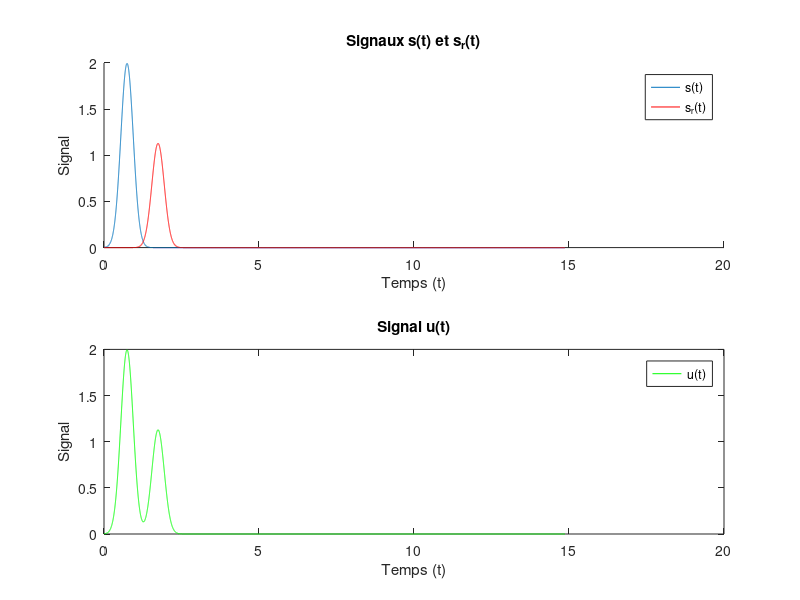
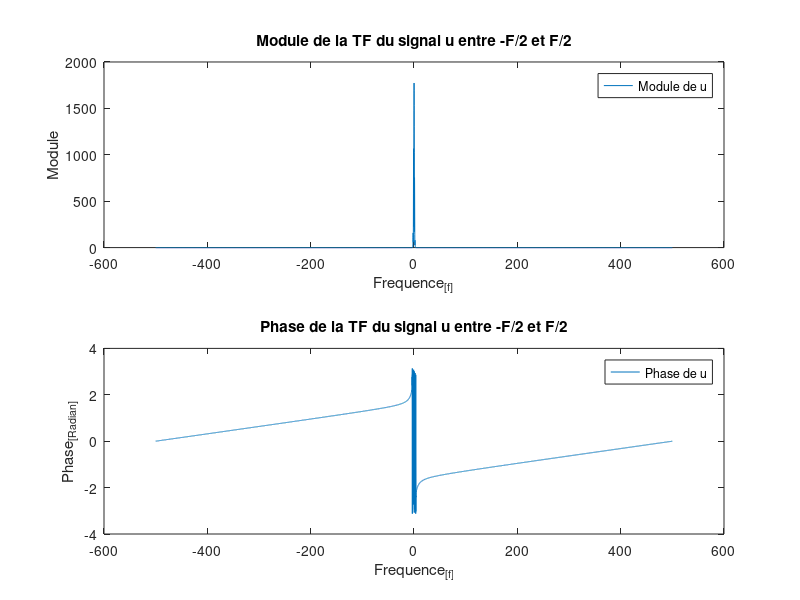
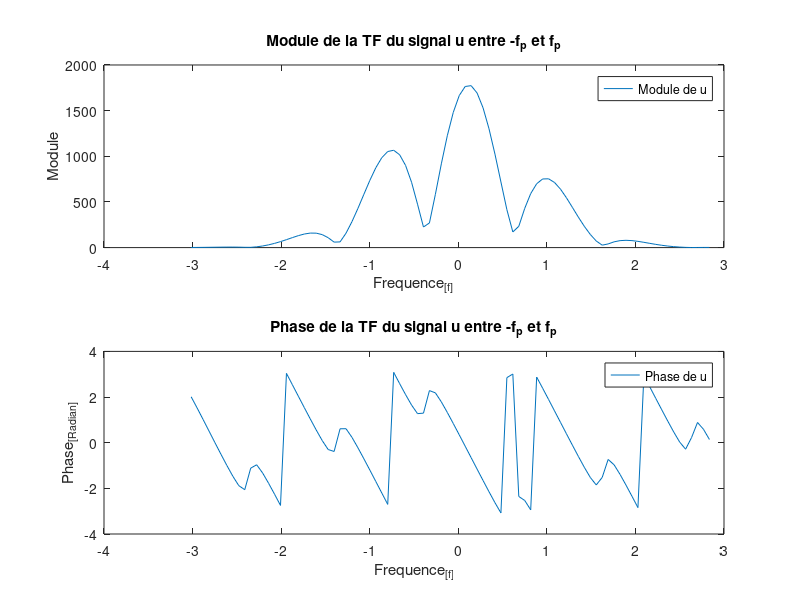
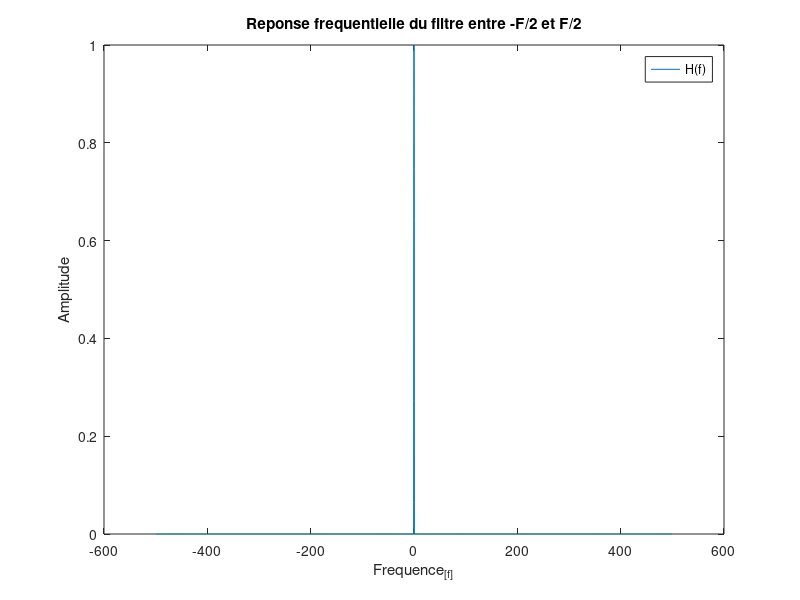

The MATLAB script that drew these images, in order:
close all;
clear;

F=1000;
lambda = 0.2;
p=1e-3;
tp=1*lambda*sqrt(-2*log(p));
fp = (1/(pi*lambda))*sqrt((-log(p))/(2));

delta_t = 20*tp;

 t=0:1/F:delta_t;

s_t = (1/(lambda*sqrt(2*pi)))*exp(-1*((t-tp).^2/(2*lambda^2)));

figure(1);
subplot(2,1,1);
hold on;
plot(t, s_t);
xlabel('Temps (t)');
ylabel('Signal');
title('Signaux s(t) et s_r(t)');
alpha = 0.8*exp(i*pi/4);
Tsec = 1;

sr_t = alpha*(1/(lambda*sqrt(2*pi)))*exp(-1*((t-tp-Tsec).^2/(2*lambda^2)));
plot(t,sr_t, 'r');

u_t = s_t + sr_t;
legend('s(t)','s_r(t)','Location','northeast')


subplot(2,1,2);
plot(t, u_t, 'g');
xlabel('Temps (t)');
ylabel('Signal');
title('Signal u(t)');
legend('u(t)');


%%%%%%%%%%%%% FFT %%%%%%%%%%%%

fft_u = fft(u_t);
f=-F/2:1/delta_t:F/2;

length(fft_u)

figure(2);
subplot(2,1,1);
% 
% plot(f,abs(fft_u));
% subplot(2,1,2);
% plot(f, angle(fft_u));

fft_shift = fftshift(fft_u);

plot(f,abs(fft_shift));
xlabel('Frequence_{[f]}');
ylabel('Module');
legend('Module de u');
title('Module de la TF du signal u entre -F/2 et F/2');
subplot(2,1,2);
plot(f, angle(fft_shift));
xlabel('Frequence_{[f]}');
ylabel('Phase_{[Radian]}');
legend('Phase de u');
title('Phase de la TF du signal u entre -F/2 et F/2');

figure(3);
fft_shift = fftshift(fft_u);

milieu = length(fft_shift)/2;

delta = (fp/F)*length(fft_shift);

subplot(2,1,1);
plot(f(milieu-delta:milieu+delta),abs(fft_shift(milieu-delta:milieu+delta)));
xlabel('Frequence_{[f]}');
ylabel('Module');
legend('Module de u');
title('Module de la TF du signal u entre -f_p et f_p');
subplot(2,1,2);
plot(f(milieu-delta:milieu+delta),angle(fft_shift(milieu-delta:milieu+delta)));
xlabel('Frequence_{[f]}');
ylabel('Phase_{[Radian]}');
legend('Phase de u');
title('Phase de la TF du signal u entre -f_p et f_p');

%%%%%%%% FILTRE %%%%%%%%%%

w=1;
beta = 0.5;
valneg = (1-beta)/(2*w);
valpos = (1+beta)/(2*w);

f_filtre = -F/2:1/delta_t:F/2;
h_f = sqrt(w).*(abs(f_filtre)<=(valneg)) + sqrt((w/2)*(1+sin(pi*w/beta*((1/(2*w))-abs(f_filtre))))).*(abs(f_filtre) >= valneg & abs(f_filtre) <= valpos);

figure(4);
plot(f_filtre, abs(h_f));
xlabel('Frequence_{[f]}');
ylabel('Amplitude');
legend('H(f)');
title('Reponse frequentielle du filtre entre -F/2 et F/2');

figure(5);
f_filtre = -fp:1/delta_t:fp;
h_f_zoom = sqrt(w).*(abs(f_filtre)<=(valneg)) + sqrt((w/2)*(1+sin(pi*w/beta*((1/(2*w))-abs(f_filtre))))).*(abs(f_filtre) >= valneg & abs(f_filtre) <= valpos);

plot(f_filtre, abs(h_f_zoom));
xlabel('Frequence_{[f]}');
ylabel('Amplitude');
legend('H(f)');
title('Reponse frequentielle du filtre entre -f_p et f_p');
%%%%%%%%%%%% RCS %%%%%%%

figure(6);

h_t = fftshift(real(ifft(h_f)));
plot(t,abs(h_t));
xlabel('Temps_{[t]}');
ylabel('Amplitude');
legend('h(t)');
title('Reponse impultionnelle du filtre h(t)');
%%%%%%%%%% filtrage %%%%%%

figure(7);

x_f = h_f .* fft_shift;
x_t = ifft(2*x_f);

plot(t, abs(x_t));

hold on;
plot(t, u_t, 'r');
xlabel('Temps_{[t]}');
ylabel('Amplitude');
legend('x(t) (\beta = 0.5)', 'u(t)');
title('Signal en entre et sortie du filtre');
